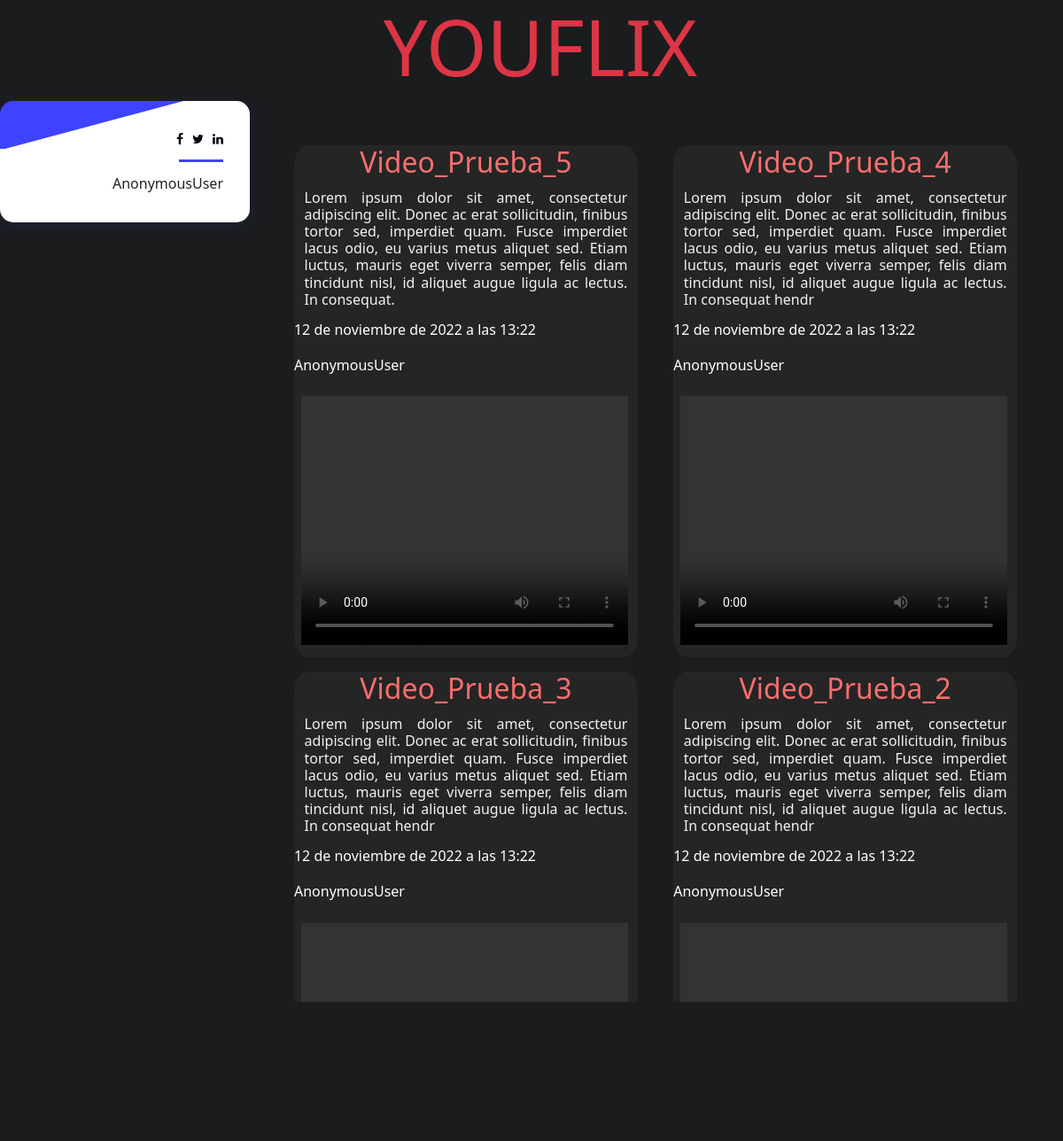
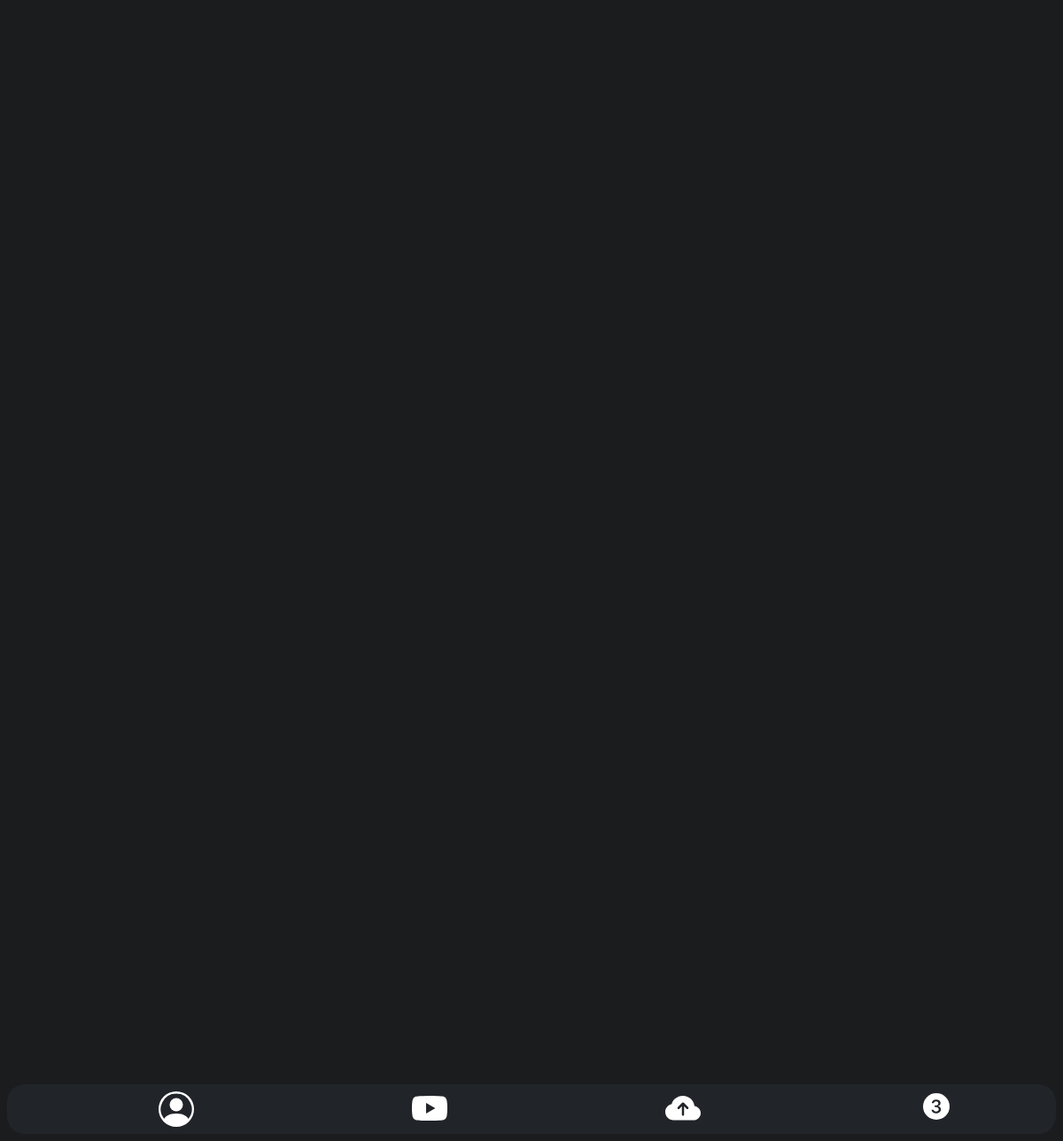
Screenshot of /base2/profile/ with the database file from the repository (2 pictures, top to bottom).
### app_1/models.py (models this page shows, shortened)
class Video(models.Model): #MODIFICADO
    title = models.CharField(max_length=30)
    description = models.TextField(max_length=300, null=True)
    path = models.CharField(max_length=2000, null=True)
    thumnail = models.CharField(max_length=2000, null=True) #MINIATURA DE IMAGEN PARA MEJOR OPTIMIZACION DE LA PAGINA
    length = models.IntegerField(null=True) #DURACION DEL VIDEO ENTERO
    datetime = models.DateTimeField(auto_now=True, blank=False, null=False)
    cathegory = models.CharField(max_length=300, null=True, choices = VIDEO_CATHEGORY)

### app_1/views.py (the view)
# urls.py: path('base2/profile/', views.profile, name='profile'),
def profile(request):
    video=Video.objects.all()
    return render(request,'app_1/profile.html',{"videos":video})

### app_1/templates/app_1/profile.html (shortened to what this page needs)
<!DOCTYPE html>
{%extends 'app_1/base2.html' %}
{% load account %}
{% block estilo %}
  <link rel="stylesheet" href="../../static/css/styleProfile.css">
  <link rel="stylesheet" href="../../static/css/styleProfile2.css">
{% endblock %}
{% block contentVideo %}
<link href="https://maxcdn.bootstrapcdn.com/font-awesome/4.7.0/css/font-awesome.min.css" rel="stylesheet" />
        <div class="row justify-content-center">
          <div class="col-12 col-sm-8 col-lg-6">
            <div class="section_heading text-center wow fadeInUp" data-wow-delay="0.2s" style="visibility: visible; animation-delay: 0.2s; animation-name: fadeInUp;">
              <h3 class="dysplay-6 text-danger" id="title">YOUFLIX</h3>
            </div>
          </div>
        </div>
        <div class="row">
          <div class="col-12 col-xs-3 col-sm-3 col-lg-3">
            <div class="single_advisor_profile wow fadeInUp" data-wow-delay="0.2s" style="visibility: visible; animation-delay: 0.2s; animation-name: fadeInUp;">
              <div class="advisor_thumb"><img src="https://bootdey.com/img/Content/avatar/avatar3.png" alt="">
                <div class="social-info"><a href="#"><i class="fa fa-facebook"></i></a><a href="#"><i class="fa fa-twitter"></i></a><a href="#"><i class="fa fa-linkedin"></i></a></div>
              </div>
              <div class="single_advisor_details_info">
                <h6>{% user_display user %}</h6>
              </div>
            </div>
          </div>
          <div class="col-12 col-xs-9 col-sm-9 col-lg-9">
            <div class="scroll-bg" >
              <div class="scroll-div" >
                <div class="scroll-object" >
                  <div class="row mt-4" >
                    {%for video in videos%}
                        <div class="col-xs-12 col-sm-6">
                          <div class="box-rte">
                            <h2 class="boxHeadline">{{video.title}}</h2>
                            <h3 class="boxHeadlineSub">{{video.description}}</h3>
                            <p>{{video.datetime}}</p>
                            <p>{% user_display user %}</p>
                            <video controls class="box-img-top" width="80%" height="281">
                              <source src="{{video.path}}" type="video/mp4">
                            </video>
                          </div>
                        </div>
                    {%endfor%}
                  </div>
                </div>
              </div>
            </div>
          </div>
        </div>
{% endblock %}

### app_1/templates/app_1/base2.html (shortened to what this page needs)
<!DOCTYPE html>
{% load static%}
<html lang="en">
  <head>
    {% block estilo %}{% endblock %}
    <link rel="stylesheet" href="../../static/css/main2.css">
      <link
        rel="stylesheet"
        href="https://cdn.jsdelivr.net/npm/bootstrap@5.2.2/dist/css/bootstrap.rtl.min.css"
      />
  </head>
  <body class="body" >
    <div>
      {% block contentVideo %}{% endblock %}
    </div>
    <div class="dashboard-content text-center px-3 pt-4" >
      <nav class="navbar navbar-expand navbar-dark bg-dark fixed-bottom m-2">
        <ul class="navbar-nav nav-justified w-100">
            <li class="nav-item">
                <a class="navbar-brand" href='{% url "profile" %}'>
                  </a>
            </li>
            <li class="nav-item">
                <a class="navbar-brand" href='{% url "videos" %}'>
                  </a>
            </li>
            <li class="nav-item">
                <a class="navbar-brand" href='{% url "upload" %}'>
                  </a>
            </li>
            <li class="nav-item">
                <a class="navbar-brand" href="#">
                  </a>
            </li>
        </ul>
        </nav>
    </div>
  </body>
</html>

### app_1/static/css/styleProfile.css (style rules this page uses)
body { margin-top:20px; background:#eee; }
.single_advisor_profile { position: relative; margin-bottom: 50px; -webkit-transition-duration: 500ms; transition-duration: 500ms; z-index: 1; border-radius: 15px; -webkit-box-shadow: 0 0.25rem 1rem 0 rgba(47, 91, 234, 0.125); box-shadow: 0 0.25rem 1rem 0 rgba(47, 91, 234, 0.125); }
.single_advisor_profile .advisor_thumb { position: relative; z-index: 1; border-radius: 15px 15px 0 0; margin: 0 auto; padding: 30px 30px 0 30px; background-color: #3f43fd; overflow: hidden; }
.single_advisor_profile .advisor_thumb::after { -webkit-transition-duration: 500ms; transition-duration: 500ms; position: absolute; width: 150%; height: 80px; bottom: -45px; left: -25%; content: ""; background-color: #ffffff; -webkit-transform: rotate(-15deg); transform: rotate(-15deg); }
.single_advisor_profile .advisor_thumb .social-info { position: absolute; z-index: 1; width: 100%; bottom: 0; right: 30px; text-align: right; }
.single_advisor_profile .advisor_thumb .social-info a { font-size: 14px; color: #020710; padding: 0 5px; }
.single_advisor_profile .advisor_thumb .social-info a:last-child { padding-right: 0; }
.single_advisor_profile .single_advisor_details_info { position: relative; z-index: 1; padding: 30px; text-align: right; -webkit-transition-duration: 500ms; transition-duration: 500ms; border-radius: 0 0 15px 15px; background-color: #ffffff; }
.single_advisor_profile .single_advisor_details_info::after { -webkit-transition-duration: 500ms; transition-duration: 500ms; position: absolute; z-index: 1; width: 50px; height: 3px; background-color: #3f43fd; content: ""; top: 12px; right: 30px; }
.single_advisor_profile .single_advisor_details_info h6 { margin-bottom: 0.25rem; -webkit-transition-duration: 500ms; transition-duration: 500ms; }

### app_1/static/css/styleProfile2.css (style rules this page uses)
.body { background-color: #1B1C1E; }
#title { text-align: center; color: #dd1818; font-size: 5.5em; margin-left: 20px; }
.box-rte { border-radius: 4%; background-color: #252525; color: white; text-decoration: none; text-transform: none; text-decoration-line: none; margin: 2%; }
.boxHeadline { color: #fa6e6e; text-decoration: none; text-align: center; }
.boxHeadlineSub { color: #f2f2f2; text-decoration: none; text-align: justify; margin: 3%; font-size: medium; }
.box-img-top { object-fit: cover; margin: 2%; align-items: center; width: 95%; }
.scroll-bg { overflow-x:hidden; overflow-y:hidden; overflow: hidden; margin:2%; }
.scroll-div { width: 97%; height: 1000px; scroll-behavior: smooth; overflow-y:scroll; }

### app_1/static/css/main2.css (style rules this page uses)
.navbar { border-radius: 20px; }

### rows the page displays
Video: title "Video_Prueba_5", description "Lorem ipsum dolor sit amet, consectetur adipiscing elit. Donec ac erat sollicitudin, finibus tortor sed, imperdiet quam. Fusce imperdiet lacus odio, eu varius metus aliquet sed. Etiam luctus, mauris eget viverra semper, felis diam tincidunt nisl, id aliquet augue ligula ac lectus. In consequat.", datetime "12 de noviembre de 2022 a las 13:22", user_display "AnonymousUser"
Video: title "Video_Prueba_4", description "Lorem ipsum dolor sit amet, consectetur adipiscing elit. Donec ac erat sollicitudin, finibus tortor sed, imperdiet quam. Fusce imperdiet lacus odio, eu varius metus aliquet sed. Etiam luctus, mauris eget viverra semper, felis diam tincidunt nisl, id aliquet augue ligula ac lectus. In consequat hendr", datetime "12 de noviembre de 2022 a las 13:22", user_display "AnonymousUser"
Video: title "Video_Prueba_3", description "Lorem ipsum dolor sit amet, consectetur adipiscing elit. Donec ac erat sollicitudin, finibus tortor sed, imperdiet quam. Fusce imperdiet lacus odio, eu varius metus aliquet sed. Etiam luctus, mauris eget viverra semper, felis diam tincidunt nisl, id aliquet augue ligula ac lectus. In consequat hendr", datetime "12 de noviembre de 2022 a las 13:22", user_display "AnonymousUser"
Video: title "Video_Prueba_2", description "Lorem ipsum dolor sit amet, consectetur adipiscing elit. Donec ac erat sollicitudin, finibus tortor sed, imperdiet quam. Fusce imperdiet lacus odio, eu varius metus aliquet sed. Etiam luctus, mauris eget viverra semper, felis diam tincidunt nisl, id aliquet augue ligula ac lectus. In consequat hendr", datetime "12 de noviembre de 2022 a las 13:22", user_display "AnonymousUser"
